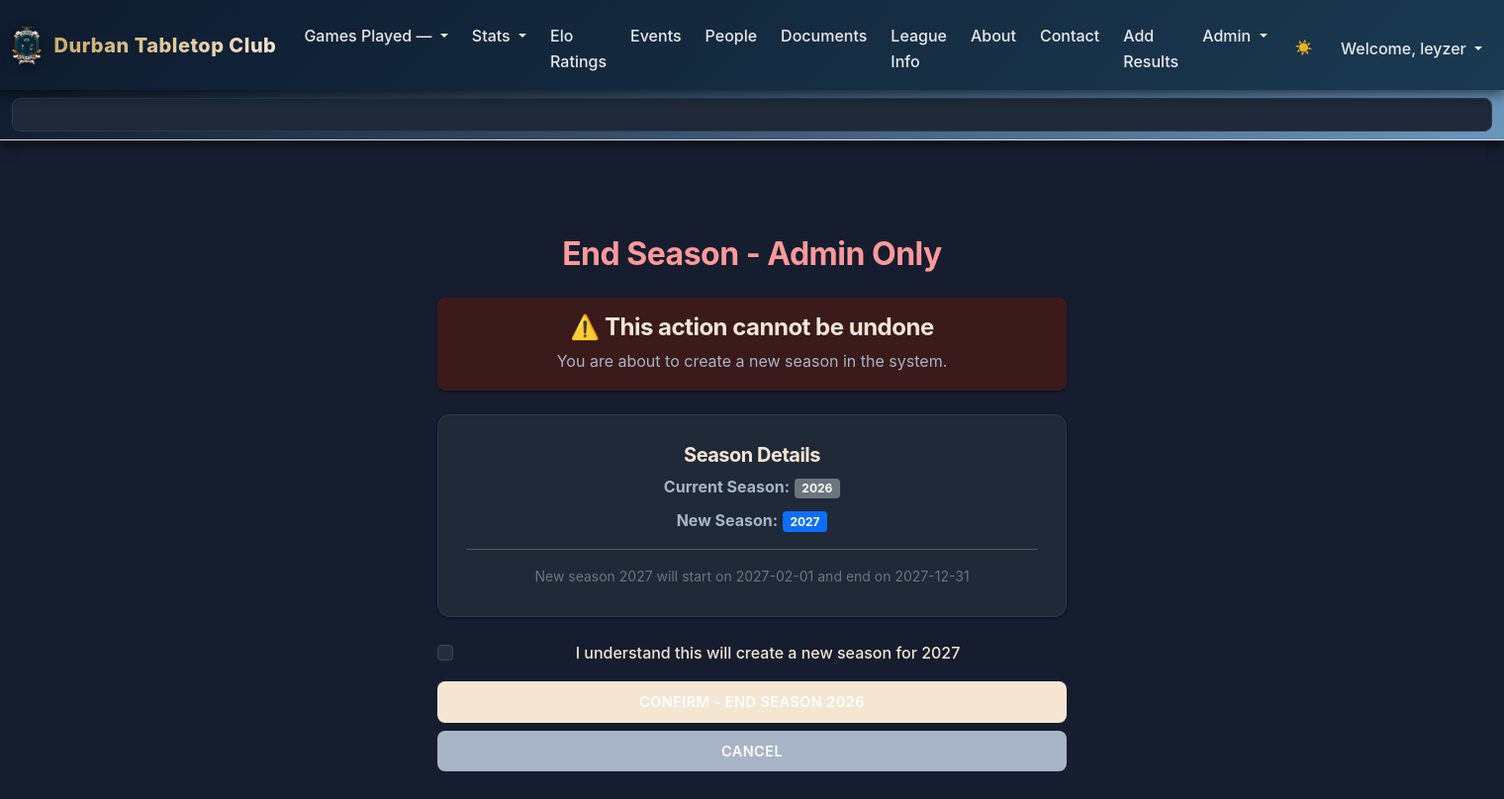
The page /endseason (signed in) on the database as committed earlier.
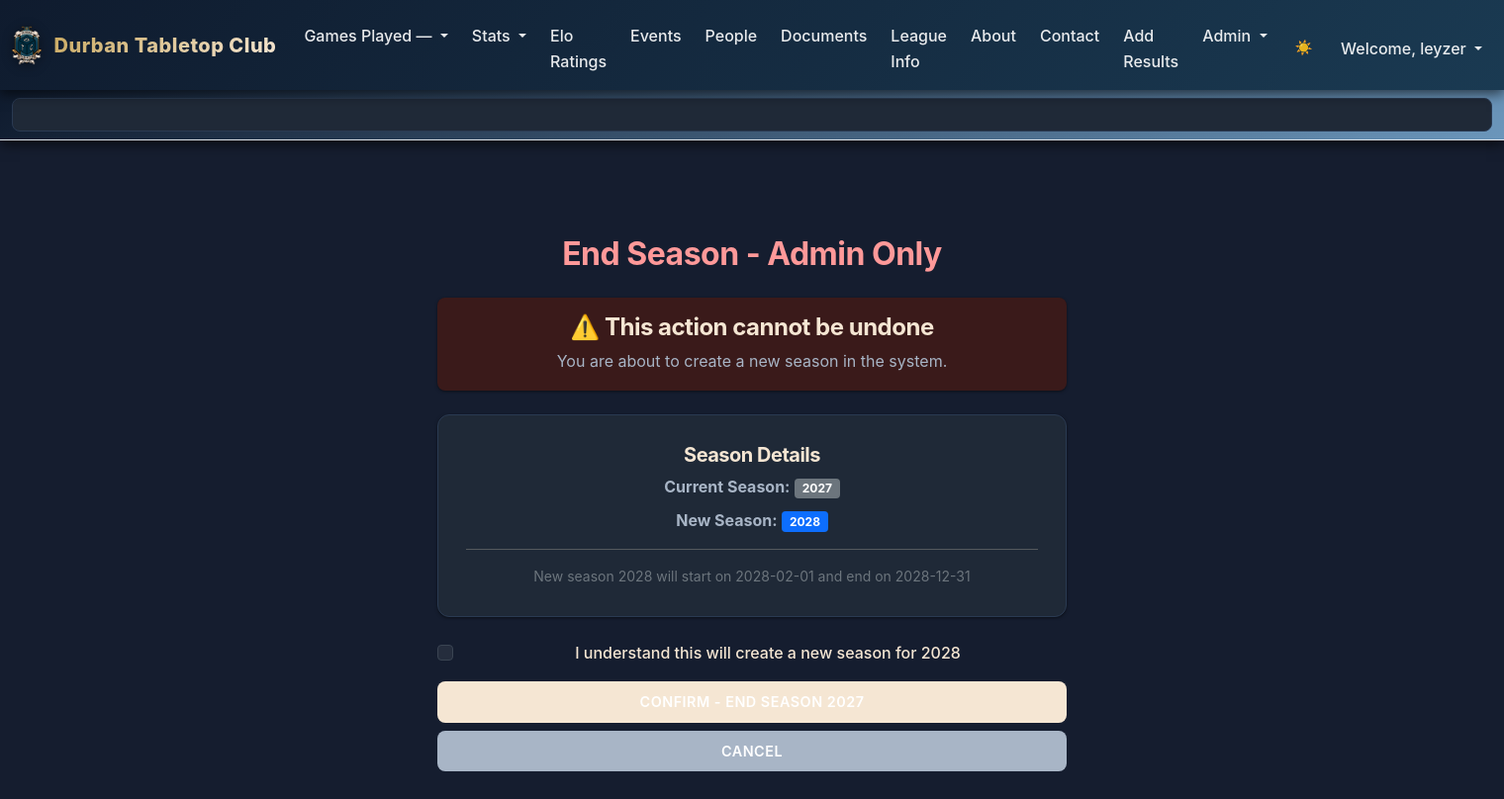
The same page on the database as committed later.
### tables this page shows
CREATE TABLE seasons (
    season_id          INTEGER PRIMARY KEY,
    name               TEXT NOT NULL,           -- e.g., "2026 League"
    year               INTEGER NOT NULL,
    start_date         TEXT NOT NULL,           -- ISO date
    end_date           TEXT NOT NULL,
    status             TEXT NOT NULL DEFAULT 'active'  -- 'active', 'archived'
);

### routes/auth.py (the view, shortened to what this page needs)
@auth_bp.route("/endseason", methods=["GET", "POST"])
def endseason():
    from helpers import login_required
    @login_required
    def _endseason_handler():
        try:
            user_id = session.get("user_id")
            if not is_admin(user_id):
                return apology("Admin access required", 403)
            current_year = CURRENT_YEAR()
            next_year = current_year + 1
            if request.method == "GET":
                return render_template("endseason.html", current_year=current_year, next_year=next_year)
        except Exception as e:
            logger.error(f"Error ending season: {str(e)}")
            flash('An error occurred ending season', 'warning')
            return apology("An error occurred ending season", 400)
    return _endseason_handler()

### helpers.py (called while the page is built)
def login_required(f):
    @wraps(f)
    def decorated_function(*args, **kwargs):
        if session.get("user_id") is None:
            return redirect("/login")
        return f(*args, **kwargs)
    return decorated_function

def CURRENT_YEAR():
    try:
        with sqlite3.connect('GPTLeague.db') as connection:
            cursor = connection.cursor()
            year = cursor.execute("SELECT year FROM seasons ORDER BY year DESC LIMIT 1").fetchone()
            return year[0] if year else None
    except Exception as e:
        logger.error(f"Database error in CURRENT_YEAR: {str(e)}")
        return None

def is_admin(user_id):
    with sqlite3.connect("GPTLeague.db") as conn:
        conn.row_factory = sqlite3.Row
        cursor = conn.cursor()
        role = cursor.execute(
            "SELECT 1 FROM user_roles WHERE user_id = ? AND role = 'admin'",
            (user_id,)
        ).fetchone()
        return role is not None

### templates/endseason.html (shortened to what this page needs)
{% extends "layout.html" %}
{% block main %}
<div class="container mt-5">
	<div class="row justify-content-center">
		<div class="col-md-6">
			<h2 class="text-danger mb-4">End Season - Admin Only</h2>
			<div class="alert alert-danger" role="alert">
				<h4>⚠️ This action cannot be undone</h4>
				<p class="mb-0">You are about to create a new season in the system.</p>
			</div>
			{% if current_year and next_year %}
			<div class="card mb-4">
				<div class="card-body">
					<h5 class="card-title">Season Details</h5>
					<p class="mb-2">
						<strong>Current Season:</strong>
						<span class="badge bg-secondary">{{ current_year }}</span>
					</p>
					<p class="mb-0">
						<strong>New Season:</strong>
						<span class="badge bg-primary">{{ next_year }}</span>
					</p>
					<hr>
					<p class="text-muted small mb-0">
						New season {{ next_year }} will start on {{ next_year }}-02-01 and end on {{ next_year }}-12-31
					</p>
				</div>
			</div>
			{% endif %}
			<form action="/endseason" method="post">
				<div class="mb-3">
					<div class="form-check">
						<input class="form-check-input" type="checkbox" id="confirm" name="confirm" value="yes" required>
						<label class="form-check-label" for="confirm">
							I understand this will create a new season for {{ next_year }}
						</label>
					</div>
				</div>
				<div class="d-grid gap-2">
					<button class="btn btn-danger" type="submit">Confirm - End Season {{ current_year }}</button>
					<a href="/profile" class="btn btn-secondary">Cancel</a>
				</div>
			</form>
		</div>
	</div>
</div>
{% endblock %}

Rows that differ between the two databases and show on the page:
no longer on this page (row unchanged): seasons: year "2026"
added seasons: year "2027"
Other text that changed with them:
{{ next_year }}: "2027" → "2028"
